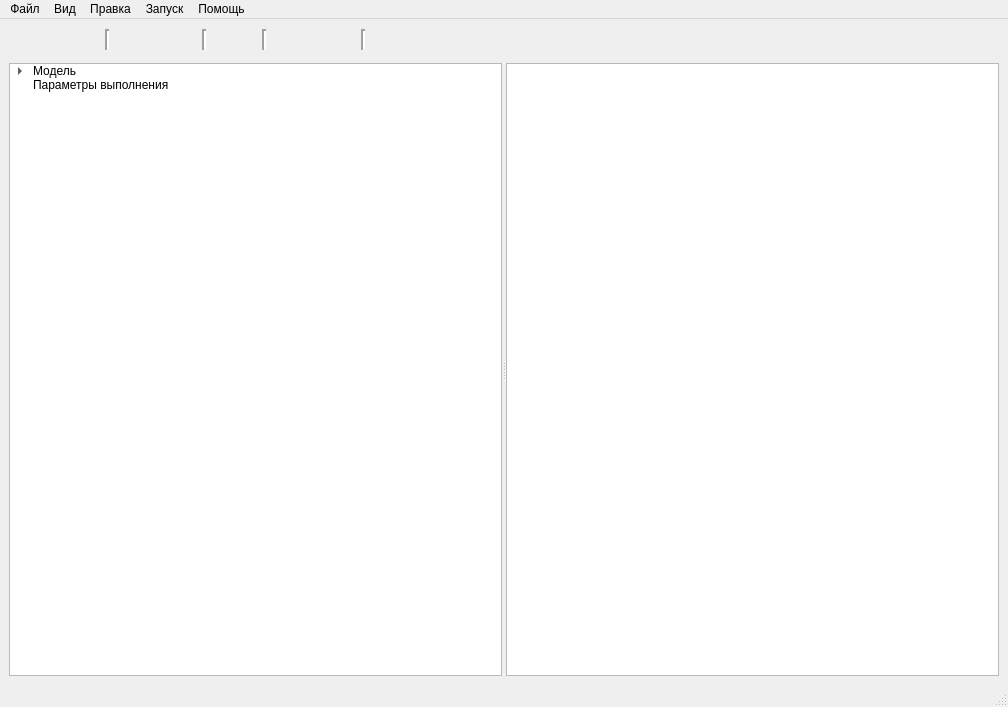
<?xml version="1.0" encoding="UTF-8"?>
<ui version="4.0">
 <class>MainWindow</class>
 <widget class="QMainWindow" name="MainWindow">
  <property name="geometry">
   <rect>
    <x>0</x>
    <y>0</y>
    <width>1008</width>
    <height>707</height>
   </rect>
  </property>
  <property name="windowTitle">
   <string>MainWindow</string>
  </property>
  <widget class="QWidget" name="centralwidget">
   <layout class="QVBoxLayout" name="verticalLayout">
    <item>
     <widget class="QWidget" name="widget" native="true">
      <property name="minimumSize">
       <size>
        <width>443</width>
        <height>29</height>
       </size>
      </property>
      <property name="maximumSize">
       <size>
        <width>16777215</width>
        <height>29</height>
       </size>
      </property>
      <widget class="QPushButton" name="pushButton_14">
       <property name="geometry">
        <rect>
         <x>410</x>
         <y>0</y>
         <width>33</width>
         <height>29</height>
        </rect>
       </property>
       <property name="text">
        <string/>
       </property>
       <property name="icon">
        <iconset>
         <disabledoff>icon/bt_stop_22038.png</disabledoff>
        </iconset>
       </property>
       <property name="flat">
        <bool>true</bool>
       </property>
      </widget>
      <widget class="QPushButton" name="pushButton_11">
       <property name="geometry">
        <rect>
         <x>320</x>
         <y>0</y>
         <width>33</width>
         <height>29</height>
        </rect>
       </property>
       <property name="text">
        <string/>
       </property>
       <property name="icon">
        <iconset>
         <disabledoff>icon/folder-10_icon-icons.com_62068.png</disabledoff>
        </iconset>
       </property>
       <property name="flat">
        <bool>true</bool>
       </property>
      </widget>
      <widget class="QPushButton" name="pushButton_6">
       <property name="geometry">
        <rect>
         <x>160</x>
         <y>0</y>
         <width>33</width>
         <height>29</height>
        </rect>
       </property>
       <property name="text">
        <string/>
       </property>
       <property name="icon">
        <iconset>
         <disabledoff>icon/back_forward.png</disabledoff>
        </iconset>
       </property>
       <property name="flat">
        <bool>true</bool>
       </property>
      </widget>
      <widget class="QPushButton" name="pushButton_7">
       <property name="geometry">
        <rect>
         <x>193</x>
         <y>0</y>
         <width>33</width>
         <height>29</height>
        </rect>
       </property>
       <property name="toolTip">
        <string/>
       </property>
       <property name="statusTip">
        <string/>
       </property>
       <property name="whatsThis">
        <string/>
       </property>
       <property name="text">
        <string/>
       </property>
       <property name="icon">
        <iconset>
         <disabledoff>icon/insert_new_add_21481.png</disabledoff>
        </iconset>
       </property>
       <property name="flat">
        <bool>true</bool>
       </property>
      </widget>
      <widget class="QPushButton" name="pushButton_9">
       <property name="enabled">
        <bool>true</bool>
       </property>
       <property name="geometry">
        <rect>
         <x>260</x>
         <y>0</y>
         <width>33</width>
         <height>29</height>
        </rect>
       </property>
       <property name="text">
        <string/>
       </property>
       <property name="icon">
        <iconset>
         <disabledoff>icon/scissors_cut_19670.png</disabledoff>
        </iconset>
       </property>
       <property name="flat">
        <bool>true</bool>
       </property>
      </widget>
      <widget class="QPushButton" name="pushButton_12">
       <property name="geometry">
        <rect>
         <x>353</x>
         <y>0</y>
         <width>33</width>
         <height>29</height>
        </rect>
       </property>
       <property name="text">
        <string/>
       </property>
       <property name="icon">
        <iconset>
         <disabledoff>icon/bt_play_22057.png</disabledoff>
        </iconset>
       </property>
       <property name="flat">
        <bool>true</bool>
       </property>
      </widget>
      <widget class="QPushButton" name="pushButton_13">
       <property name="geometry">
        <rect>
         <x>384</x>
         <y>0</y>
         <width>31</width>
         <height>29</height>
        </rect>
       </property>
       <property name="text">
        <string/>
       </property>
       <property name="icon">
        <iconset>
         <disabledoff>icon/bt_pause_22058.png</disabledoff>
        </iconset>
       </property>
       <property name="flat">
        <bool>true</bool>
       </property>
      </widget>
      <widget class="QPushButton" name="pushButton_10">
       <property name="geometry">
        <rect>
         <x>290</x>
         <y>0</y>
         <width>33</width>
         <height>29</height>
        </rect>
       </property>
       <property name="text">
        <string/>
       </property>
       <property name="icon">
        <iconset>
         <disabledoff>icon/1455554314_line-15_icon-icons.com_53330.png</disabledoff>
        </iconset>
       </property>
       <property name="flat">
        <bool>true</bool>
       </property>
      </widget>
      <widget class="QPushButton" name="pushButton_3">
       <property name="geometry">
        <rect>
         <x>60</x>
         <y>0</y>
         <width>33</width>
         <height>29</height>
        </rect>
       </property>
       <property name="text">
        <string/>
       </property>
       <property name="icon">
        <iconset>
         <selectedoff>icon/save.png</selectedoff>
         <selectedon>icon/save_on.png</selectedon>
        </iconset>
       </property>
       <property name="flat">
        <bool>true</bool>
       </property>
      </widget>
      <widget class="QPushButton" name="pushButton">
       <property name="geometry">
        <rect>
         <x>0</x>
         <y>0</y>
         <width>33</width>
         <height>29</height>
        </rect>
       </property>
       <property name="text">
        <string/>
       </property>
       <property name="icon">
        <iconset>
         <normaloff>icon/file.png</normaloff>
         <normalon>icon/file.png</normalon>
         <disabledoff>icon/file.png</disabledoff>
         <disabledon>icon/file.png</disabledon>icon/file.png</iconset>
       </property>
       <property name="checkable">
        <bool>false</bool>
       </property>
       <property name="autoDefault">
        <bool>false</bool>
       </property>
       <property name="default">
        <bool>false</bool>
       </property>
       <property name="flat">
        <bool>true</bool>
       </property>
      </widget>
      <widget class="QPushButton" name="pushButton_2">
       <property name="geometry">
        <rect>
         <x>30</x>
         <y>0</y>
         <width>33</width>
         <height>29</height>
        </rect>
       </property>
       <property name="contextMenuPolicy">
        <enum>Qt::CustomContextMenu</enum>
       </property>
       <property name="text">
        <string/>
       </property>
       <property name="icon">
        <iconset>
         <disabledoff>icon/folder.png</disabledoff>
         <disabledon>icon/folder.png</disabledon>
        </iconset>
       </property>
       <property name="flat">
        <bool>true</bool>
       </property>
      </widget>
      <widget class="QPushButton" name="pushButton_4">
       <property name="geometry">
        <rect>
         <x>100</x>
         <y>0</y>
         <width>33</width>
         <height>29</height>
        </rect>
       </property>
       <property name="text">
        <string/>
       </property>
       <property name="icon">
        <iconset>
         <disabledoff>icon/paper-pin.png</disabledoff>
        </iconset>
       </property>
       <property name="flat">
        <bool>true</bool>
       </property>
      </widget>
      <widget class="QPushButton" name="pushButton_8">
       <property name="geometry">
        <rect>
         <x>222</x>
         <y>0</y>
         <width>33</width>
         <height>29</height>
        </rect>
       </property>
       <property name="text">
        <string/>
       </property>
       <property name="icon">
        <iconset>
         <disabledoff>icon/minus_21480.png</disabledoff>
        </iconset>
       </property>
       <property name="flat">
        <bool>true</bool>
       </property>
      </widget>
      <widget class="QPushButton" name="pushButton_5">
       <property name="geometry">
        <rect>
         <x>130</x>
         <y>0</y>
         <width>33</width>
         <height>29</height>
        </rect>
       </property>
       <property name="text">
        <string/>
       </property>
       <property name="icon">
        <iconset>
         <disabledoff>icon/back.png</disabledoff>
        </iconset>
       </property>
       <property name="flat">
        <bool>true</bool>
       </property>
      </widget>
      <widget class="Line" name="line_2">
       <property name="geometry">
        <rect>
         <x>90</x>
         <y>1</y>
         <width>16</width>
         <height>21</height>
        </rect>
       </property>
       <property name="lineWidth">
        <number>2</number>
       </property>
       <property name="orientation">
        <enum>Qt::Vertical</enum>
       </property>
      </widget>
      <widget class="Line" name="line_3">
       <property name="geometry">
        <rect>
         <x>185</x>
         <y>1</y>
         <width>20</width>
         <height>21</height>
        </rect>
       </property>
       <property name="lineWidth">
        <number>2</number>
       </property>
       <property name="orientation">
        <enum>Qt::Vertical</enum>
       </property>
      </widget>
      <widget class="Line" name="line_4">
       <property name="geometry">
        <rect>
         <x>245</x>
         <y>1</y>
         <width>20</width>
         <height>21</height>
        </rect>
       </property>
       <property name="lineWidth">
        <number>2</number>
       </property>
       <property name="orientation">
        <enum>Qt::Vertical</enum>
       </property>
      </widget>
      <widget class="Line" name="line_5">
       <property name="geometry">
        <rect>
         <x>344</x>
         <y>1</y>
         <width>20</width>
         <height>21</height>
        </rect>
       </property>
       <property name="lineWidth">
        <number>2</number>
       </property>
       <property name="orientation">
        <enum>Qt::Vertical</enum>
       </property>
      </widget>
     </widget>
    </item>
    <item>
     <widget class="QSplitter" name="splitter">
      <property name="orientation">
       <enum>Qt::Horizontal</enum>
      </property>
      <widget class="QTreeWidget" name="treeWidget">
       <property name="tabletTracking">
        <bool>false</bool>
       </property>
       <property name="contextMenuPolicy">
        <enum>Qt::NoContextMenu</enum>
       </property>
       <property name="acceptDrops">
        <bool>false</bool>
       </property>
       <property name="styleSheet">
        <string notr="true"/>
       </property>
       <property name="frameShape">
        <enum>QFrame::StyledPanel</enum>
       </property>
       <property name="frameShadow">
        <enum>QFrame::Sunken</enum>
       </property>
       <property name="midLineWidth">
        <number>1</number>
       </property>
       <property name="sizeAdjustPolicy">
        <enum>QAbstractScrollArea::AdjustIgnored</enum>
       </property>
       <property name="editTriggers">
        <set>QAbstractItemView::DoubleClicked|QAbstractItemView::EditKeyPressed</set>
       </property>
       <property name="selectionMode">
        <enum>QAbstractItemView::SingleSelection</enum>
       </property>
       <property name="selectionBehavior">
        <enum>QAbstractItemView::SelectRows</enum>
       </property>
       <property name="rootIsDecorated">
        <bool>true</bool>
       </property>
       <property name="uniformRowHeights">
        <bool>false</bool>
       </property>
       <property name="itemsExpandable">
        <bool>true</bool>
       </property>
       <property name="sortingEnabled">
        <bool>false</bool>
       </property>
       <property name="animated">
        <bool>true</bool>
       </property>
       <property name="allColumnsShowFocus">
        <bool>false</bool>
       </property>
       <property name="wordWrap">
        <bool>false</bool>
       </property>
       <property name="headerHidden">
        <bool>true</bool>
       </property>
       <attribute name="headerVisible">
        <bool>false</bool>
       </attribute>
       <attribute name="headerCascadingSectionResizes">
        <bool>false</bool>
       </attribute>
       <attribute name="headerHighlightSections">
        <bool>false</bool>
       </attribute>
       <attribute name="headerShowSortIndicator" stdset="0">
        <bool>false</bool>
       </attribute>
       <attribute name="headerStretchLastSection">
        <bool>true</bool>
       </attribute>
       <column>
        <property name="text">
         <string/>
        </property>
        <property name="font">
         <font>
          <family>MS Serif</family>
          <pointsize>1</pointsize>
         </font>
        </property>
       </column>
       <item>
        <property name="text">
         <string>Модель</string>
        </property>
        <property name="background">
         <brush brushstyle="NoBrush">
          <color alpha="255">
           <red>0</red>
           <green>0</green>
           <blue>0</blue>
          </color>
         </brush>
        </property>
        <property name="icon">
         <iconset>
          <disabledoff>icon/prototype.png</disabledoff>
         </iconset>
        </property>
        <property name="flags">
         <set>ItemIsDragEnabled|ItemIsUserCheckable|ItemIsEnabled|ItemIsTristate</set>
        </property>
        <item>
         <property name="text">
          <string>New Subitem</string>
         </property>
         <item>
          <property name="text">
           <string>New Subitem</string>
          </property>
         </item>
        </item>
        <item>
         <property name="text">
          <string>12312</string>
         </property>
        </item>
       </item>
       <item>
        <property name="text">
         <string>Параметры выполнения</string>
        </property>
        <property name="icon">
         <iconset>
          <disabledoff>icon/hard-drive.png</disabledoff>
         </iconset>
        </property>
       </item>
      </widget>
      <widget class="QTableView" name="tableView">
       <attribute name="verticalHeaderVisible">
        <bool>false</bool>
       </attribute>
      </widget>
     </widget>
    </item>
   </layout>
  </widget>
  <widget class="QMenuBar" name="menubar">
   <property name="geometry">
    <rect>
     <x>0</x>
     <y>0</y>
     <width>1008</width>
     <height>26</height>
    </rect>
   </property>
   <widget class="QMenu" name="menu">
    <property name="title">
     <string>Файл</string>
    </property>
    <addaction name="action_3"/>
    <addaction name="action_4"/>
    <addaction name="action_5"/>
    <addaction name="action_6"/>
   </widget>
   <widget class="QMenu" name="menu_2">
    <property name="title">
     <string>Вид</string>
    </property>
   </widget>
   <widget class="QMenu" name="menu_3">
    <property name="title">
     <string>Правка</string>
    </property>
   </widget>
   <widget class="QMenu" name="menu_4">
    <property name="title">
     <string>Запуск</string>
    </property>
   </widget>
   <widget class="QMenu" name="menu_5">
    <property name="title">
     <string>Помощь</string>
    </property>
   </widget>
   <addaction name="menu"/>
   <addaction name="menu_2"/>
   <addaction name="menu_3"/>
   <addaction name="menu_4"/>
   <addaction name="menu_5"/>
  </widget>
  <widget class="QStatusBar" name="statusBar"/>
  <action name="action_3">
   <property name="text">
    <string>Новая модель                  Ctrl + N</string>
   </property>
  </action>
  <action name="action_4">
   <property name="text">
    <string>Открыть из файла</string>
   </property>
  </action>
  <action name="action_5">
   <property name="text">
    <string>Сохранить</string>
   </property>
  </action>
  <action name="action_6">
   <property name="text">
    <string>Сохранить как</string>
   </property>
  </action>
 </widget>
 <resources/>
 <connections/>
</ui>
